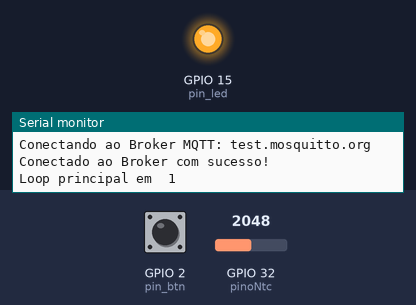
A sketch run on a simulated ESP32. Shown: output pins drawn as LEDs (lit = HIGH), the last lines printed to the serial monitor. The inputs (shaded band) are chosen by the test bench; at power-on: GPIO 2 (pin_btn) HIGH, GPIO 32 (pinoNtc) = 2048. WiFi joins after 1.5 s; servers stay silent unless stated; no MQTT or app messages arrive unless stated.

Above: at 9.2 s.
9.3 s: GPIO 2 (pin_btn) pulled LOW for 1 s
At 11.0 s:
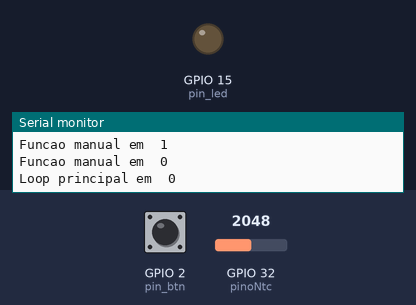
12.1 s: GPIO 2 (pin_btn) pulled LOW for 3.2 s
At 17.2 s:
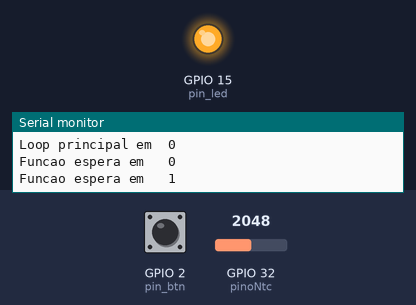
Timing chart, 0 to 18.7 s (numbered marks = the images above; inputs shaded):
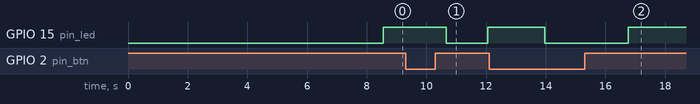

Measured:
- after the input at 9.3 s, GPIO 15 (pin_led): HIGH → LOW after 1.4 s, → HIGH 1.4 s later
- after the input at 12.1 s, GPIO 15 (pin_led): HIGH → LOW after 1.9 s, → HIGH 2.8 s later

The sketch:

Sistema2.ino
```cpp
#include <WiFiManager.h>
#include <WiFi.h>
#include <PubSubClient.h>
#include <WebServer.h>
#include <DNSServer.h> //Local DNS Server used for redirecting all requests to the configuration portal ( https://github.com/zhouhan0126/DNSServer---esp32 )


//MQTT Server
const char* BROKER_MQTT = "test.mosquitto.org";
int BROKER_PORT = 1883;

WiFiClient wifiClient;
PubSubClient MQTT(wifiClient);

#define ID_MQTT  "projetoIntegrador3Termo"  //Informe um ID unico e seu. Caso sejam usados IDs repetidos a ultima conexão irá sobrepor a anterior.
#define TPC_PBL_TEMP "t3mp374tu74A68a"
#define TPC_PBL_ALMTR "4l1m3nt4d0r"

const int pin_led = 15;
const int pin_btn = 2;
int prog;


void setup() {
  pinMode(pin_led, OUTPUT);
  pinMode(pin_btn, INPUT);
  Serial.begin(115200);
  delay(2000);
  WiFiManager wifiManager;
  Serial.println("Sistema iniciando...");
  delay(2500);
  wifiManager.resetSettings();
  //callback para quando entra em modo de configuração AP
  wifiManager.setAPCallback(configModeCallback);
  //callback para quando se conecta em uma rede, ou seja, quando passa a trabalhar em modo estação
  wifiManager.setSaveConfigCallback(saveConfigCallback);
  wifiManager.autoConnect("ESP_AP","12345678");
  delay(1000);
  MQTT.setServer(BROKER_MQTT, BROKER_PORT);
  conectaMQTT();
//  prog = digitalRead(pin_btn);
  delay(1000);
}

void conectaMQTT() {
    while (!MQTT.connected()) {
        Serial.print("Conectando ao Broker MQTT: ");
        Serial.println(BROKER_MQTT);
        if (MQTT.connect(ID_MQTT)) {
            Serial.println("Conectado ao Broker com sucesso!");
        }
        else {
            Serial.println("Noo foi possivel se conectar ao broker.");
            Serial.println("Nova tentatica de conexao em 10s");
            delay(10000);
        }
    }
}


void loop(){
  prog = digitalRead(pin_btn);
  if(!MQTT.connected()){
    conectaMQTT();
  }
  delay(500);
  Serial.print("Loop principal em  ");
  Serial.println(prog);
  if (prog == LOW){
    digitalWrite(pin_led, LOW);  // Desligar o relé
    espera();
//    delay(2000);
    digitalWrite(pin_led, HIGH);  // Ligar o relé
    acionado();
  }
  else if (prog == HIGH){
    digitalWrite(pin_led, HIGH);  // Ligar o relé
//    delay(3000);
    manual();
  }
}


//callback que indica que o ESP entrou no modo AP
void configModeCallback (WiFiManager *myWiFiManager) {
//  Serial.println("Entered config mode");
  Serial.println("Entrou no modo de configuração");
  Serial.println(WiFi.softAPIP()); //imprime o IP do AP
  Serial.println(myWiFiManager->getConfigPortalSSID()); //imprime o SSID criado da rede

}

//callback que indica que salvamos uma nova rede para se conectar (modo estação)
void saveConfigCallback () {
//  Serial.println("Should save config");
  Serial.println("Configuração salva");
  Serial.println(WiFi.softAPIP()); //imprime o IP do AP
}
```

Alimentador.ino
```cpp
const int tempo = 200;

const int s10 = 50;
const int h8 = 144000;

void manual(){
  for (int i = 0; i < s10 ; i++){
    prog = digitalRead(pin_btn);
    delay(tempo);
    medirTemp();
//    prog = digitalRead(pin_btn);
    Serial.print("Funcao manual em  ");
    Serial.println(prog);
    if(i == 21 && !MQTT.connected()){
      conectaMQTT();
    }
    MQTT.publish(TPC_PBL_ALMTR, "Ligado Manualmente");
    if (prog == LOW){
      break;
    }
  }
}

void espera(){
  for (int i = 0; i < h8 ; i++){
    prog = digitalRead(pin_btn);
    if(i == 50 || i == 159 || i == 900 || i == 1599 || i == 50000 || i == 100000 || !MQTT.connected()){
      conectaMQTT();
    }
    if(i == 1 || i == 98 || i == 159 || i == 900 || i == 1599 || i == 50000 || i == 100000){MQTT.publish(TPC_PBL_ALMTR, "Em espera");};
    medirTemp();
    delay(tempo);
    Serial.print("Funcao espera em   ");
    Serial.println(prog);
    medirTemp();
    if (prog == HIGH){
      break;
    }
  }
}


void acionado(){
  for (int i = 0; i < s10 ; i++){
    prog = digitalRead(pin_btn);
    medirTemp();
    delay(tempo);
    if(i == 1 || i == 30 || i == 55){MQTT.publish(TPC_PBL_ALMTR, "Acionado");};
    Serial.print("Funcao acionado em    ");
    Serial.println(prog);
    medirTemp();
    if (prog == HIGH){
      break;
    }
  }
}
```

PhFunction.ino
```cpp
/*#include <Wire.h>


float calibration_value = 20.24 - 0.7; //21.34 - 0.7
int phval = 0;
unsigned long int avgval;
int buffer_arr[10],temp;

float ph_act;

void setup(){
 Serial.begin(115200);
}
void loop() {
 for(int i=0;i<10;i++)
 {
 buffer_arr[i]=analogRead(35);
 delay(30);
 }
 for(int i=0;i<9;i++)
 {
 for(int j=i+1;j<10;j++)
 {
 if(buffer_arr[i]>buffer_arr[j])
 {
 temp=buffer_arr[i];
 buffer_arr[i]=buffer_arr[j];
 buffer_arr[j]=temp;
 }
 }
 }
 avgval=0;
 for(int i=2;i<8;i++)
 avgval+=buffer_arr[i];
 float volt=(float)avgval*3.3/4096.0/6;
 Serial.print("Voltage: ");
 Serial.println(volt);
 ph_act = -5.70 * volt + calibration_value;

 Serial.print("pH Val: ");
 Serial.println(ph_act);
 delay(1000);
}
*/
```

tempFunction.ino
```cpp
//                                VIDA DE SILICIO
//                                    KIT ESP32
//                                      AULA 4
//                            PROGRAMA 1 : LER SENSOR NTC10K


int pinoNtc = 32;
double Vs = 3.3; // TENSÃO DE SAIDA DO ESP32
double R1 = 10000; //RESISTOR UTILIZADO NO DIVISOR DE TENSÃO
double Beta = 3950; // VALOR DE BETA
double To=298.15; // VALOR EM KELVIN REFERENTE A 25° CELSIUS
double Ro=10000;
double adcMax = 4095.0;

double flag_temp;

void medirTemp(){
  int cont = 0;
  double adc = 0;
  if(!MQTT.connected()){
    conectaMQTT();
  }

  while(cont < 4){
    double Vout, Rt = 0;
    double T, Tc = 0;
    adc = analogRead(pinoNtc);// VARIÁVEL QUE RECEBE A LEITURA DO NTC10K
    //CALCULOS PARA CONVERSÃO DA LEITURA RECEBIDA PELO ESP32 EM TEMPERATURA EM °C
    Vout = adc * Vs/adcMax;
    Rt = R1 * Vout / (Vs - Vout);
    T = 1/(1/To + log(Rt/Ro)/Beta);
    Tc = T - 273.15;

    cont++;
    flag_temp += Tc;
    delay(100);
  }

  media();
  delay(200);
}

void media(){
  if(!MQTT.connected()){
    conectaMQTT();
  }
  double med_temp = flag_temp / 4;
  String temCels = String(med_temp);
  MQTT.publish(TPC_PBL_TEMP, String(temCels).c_str());
//  Serial.println(temCels + " °C");
  flag_temp = 0;
}
```

varRuns.ino
```cpp
/*void coreTaskOne( void * pvParameters ){
  conectaMQTT();
  delay(5000);
}*/
```
